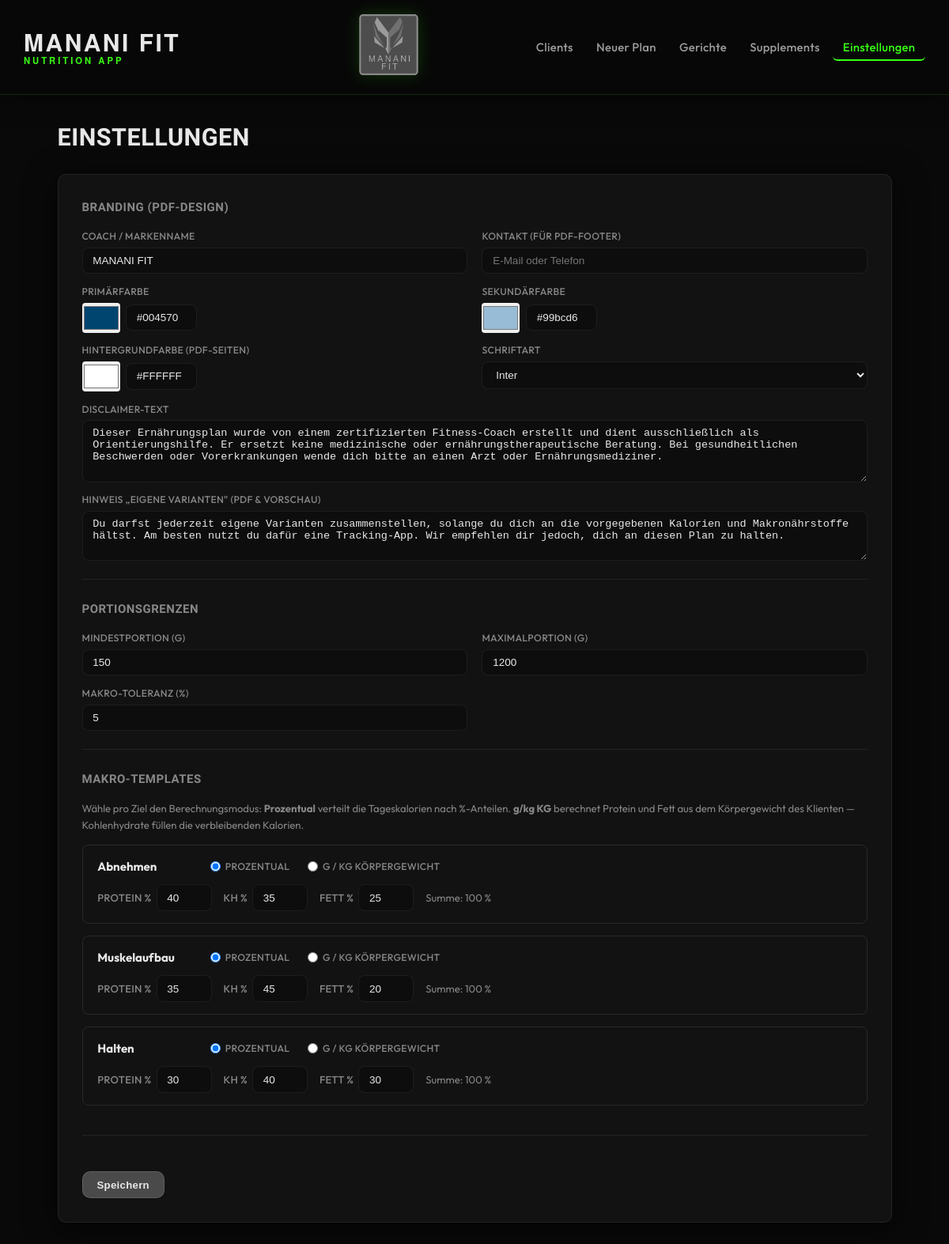
Page /settings on the earlier database version.
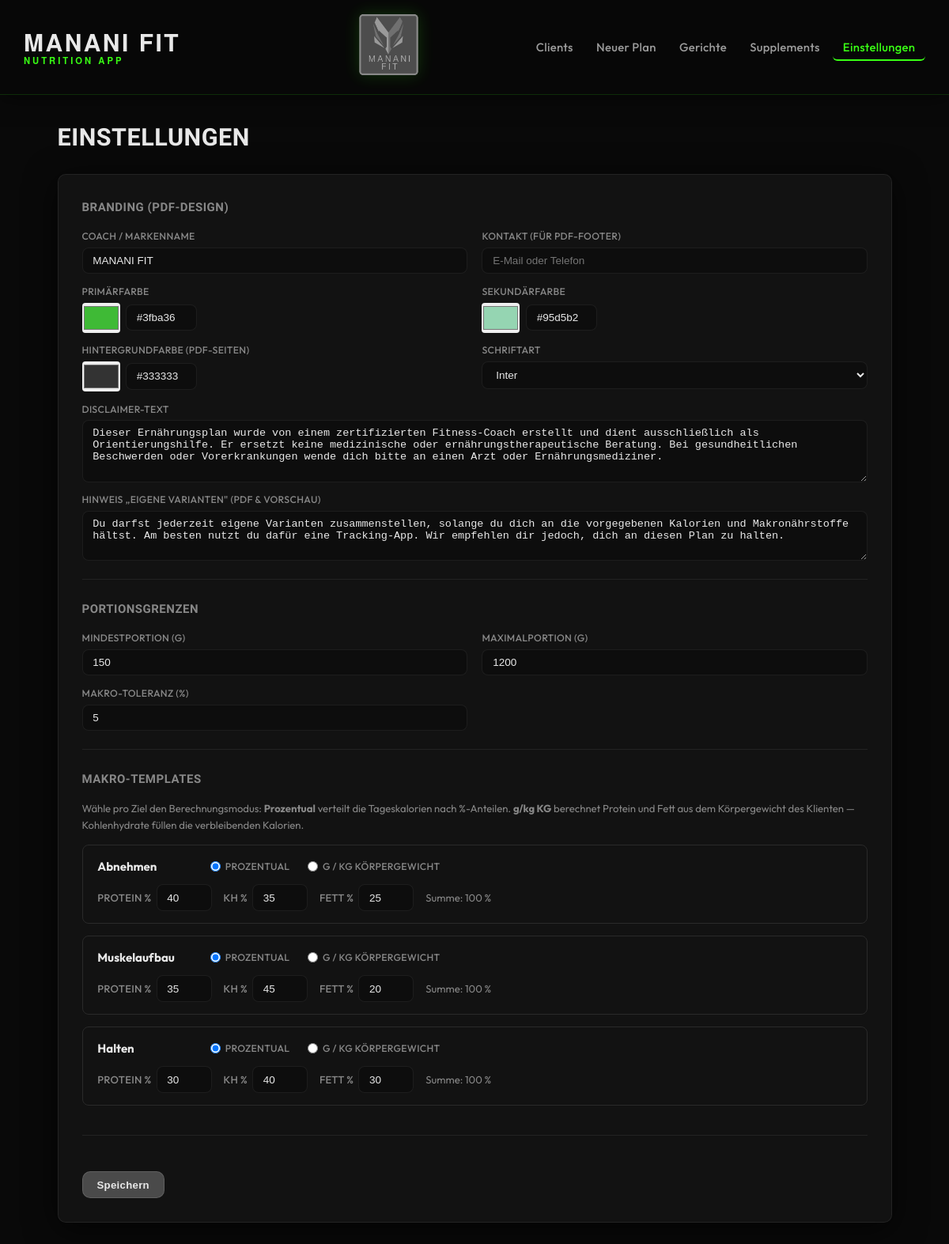
Same page on the later database version.
### models.py (models this page shows, shortened)
class AppSettings(db.Model):
    __tablename__ = "app_settings"
    __allow_unmapped__ = True
    key: str = db.Column(db.String(100), primary_key=True)
    value: str | None = db.Column(db.Text)
    @classmethod
    def get(cls, key: str, default: Any = None) -> Any:
        row = cls.query.get(key)
        return row.value if row is not None else default

### app.py (the view)
    @app.route("/settings", methods=["GET", "POST"])
    def settings_view():
        macro_templates = MacroTemplate.query.all()
        if request.method == "POST":
            _save_settings()
            flash("Einstellungen gespeichert.", "success")
            return redirect(url_for("settings_view"))
        settings = {
            k: AppSettings.get(k, "")
            for k in [
                "primary_color",
                "secondary_color",
                "bg_color",
                "font_family",
                "coach_name",
                "coach_contact",
                "disclaimer_text",
                "portion_min_g",
                "portion_max_g",
                "macro_tolerance_pct",
            ]
        }
        settings["variant_freedom_text"] = AppSettings.get(
            "variant_freedom_text", DEFAULT_VARIANT_FREEDOM_TEXT
        )
        return render_template(
            "settings.html",
            settings=settings,
            macro_templates=macro_templates,
        )

### templates/settings.html (shortened to what the changed rows need)
{% extends "base.html" %}
{% block content %}
<div class="page-header">
  <h1>Einstellungen</h1>
</div>
<form method="post" enctype="multipart/form-data" class="form-card">
  <div class="form-section">
    <h2>Branding (PDF-Design)</h2>
    <div class="form-grid">
      <div class="form-group">
        <div style="display:flex; gap:.5rem; align-items:center">
          <input type="color" id="primary_color" name="primary_color"
                 value="{{ settings.primary_color or '#2D6A4F' }}"
                 oninput="this.nextElementSibling.value=this.value"
                 style="width:48px; height:38px; border:none; cursor:pointer; border-radius:4px">
          <input type="text" name="primary_color_text" value="{{ settings.primary_color or '#2D6A4F' }}"
                 style="width:90px" oninput="document.getElementById('primary_color').value=this.value">
        </div>
      </div>
      <div class="form-group">
        <div style="display:flex; gap:.5rem; align-items:center">
          <input type="color" id="secondary_color" name="secondary_color"
                 value="{{ settings.secondary_color or '#95D5B2' }}"
                 oninput="this.nextElementSibling.value=this.value"
                 style="width:48px; height:38px; border:none; cursor:pointer; border-radius:4px">
          <input type="text" name="secondary_color_text" value="{{ settings.secondary_color or '#95D5B2' }}"
                 style="width:90px" oninput="document.getElementById('secondary_color').value=this.value">
        </div>
      </div>
      <div class="form-group">
        <div style="display:flex; gap:.5rem; align-items:center">
          <input type="color" id="bg_color" name="bg_color"
                 value="{{ settings.bg_color or '#FFFFFF' }}"
                 oninput="this.nextElementSibling.value=this.value"
                 style="width:48px; height:38px; border:none; cursor:pointer; border-radius:4px">
          <input type="text" name="bg_color_text" value="{{ settings.bg_color or '#FFFFFF' }}"
                 style="width:90px" oninput="document.getElementById('bg_color').value=this.value">
        </div>
      </div>
    </div>
  </div>
  <div class="form-section">
    <h2>Portionsgrenzen</h2>
  </div>
  <div class="form-section">
    <h2>Makro-Templates</h2>
  </div>
</form>
{% endblock %}

Differences in the rows shown:
changed AppSettings: primary_color "#004570" → "#3fba36"; primary_color_text "#004570" → "#3fba36"
changed AppSettings (number 3 of 8 on the later page): secondary_color "#99bcd6" → "#95d5b2"; secondary_color_text "#99bcd6" → "#95d5b2"
added AppSettings: bg_color "#333333", bg_color_text "#333333"
Other differences:
form field bg_color: "#ffffff" → (not shown)
form field bg_color_text: "#FFFFFF" → (not shown)
